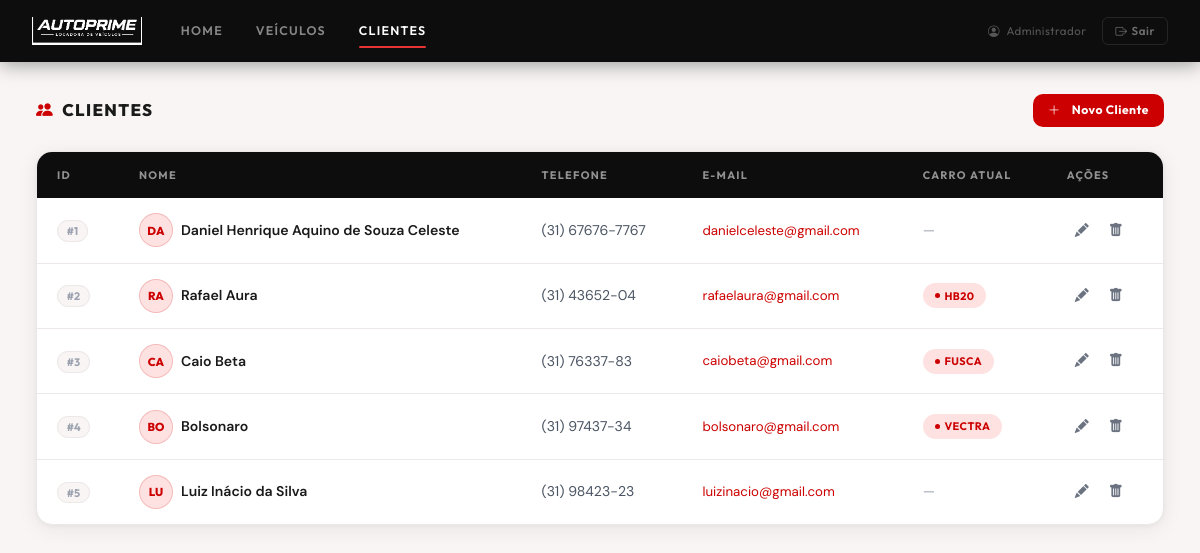
/clientes.php (signed in), run on the app's committed database.
### tables this page shows
CREATE TABLE IF NOT EXISTS clientes (
  id        INT AUTO_INCREMENT PRIMARY KEY,
  nome      VARCHAR(150) NOT NULL,
  telefone  VARCHAR(25)  DEFAULT NULL,
  email     VARCHAR(180) DEFAULT NULL,
  criado_em TIMESTAMP DEFAULT CURRENT_TIMESTAMP
);

CREATE TABLE IF NOT EXISTS veiculos (
  id             INT AUTO_INCREMENT PRIMARY KEY,
  modelo         VARCHAR(100) NOT NULL,
  ano            YEAR         NOT NULL,
  cor            VARCHAR(60)  NOT NULL,
  cor_hex        VARCHAR(7)   DEFAULT '#cccccc',
  placa          VARCHAR(10)  DEFAULT NULL,
  diaria         DECIMAL(10,2) DEFAULT 120.00,
  status         ENUM('disponivel','alugado','manutencao') NOT NULL DEFAULT 'disponivel',
  cliente_id     INT          DEFAULT NULL,
  data_inicio    DATE         DEFAULT NULL,
  data_devolucao DATE         DEFAULT NULL,
  criado_em      TIMESTAMP DEFAULT CURRENT_TIMESTAMP,
  CONSTRAINT fk_veiculo_cliente
    FOREIGN KEY (cliente_id) REFERENCES clientes(id)
    ON DELETE SET NULL ON UPDATE CASCADE
);

### clientes.php (the view, shortened to what this page needs)
<?php
require_once __DIR__ . '/includes/conexao.php';
require_once __DIR__ . '/includes/header.php';
$clientes = $pdo->query("
    SELECT c.*, v.modelo AS carro_atual
    FROM clientes c
    LEFT JOIN veiculos v ON v.cliente_id = c.id AND v.status = 'alugado'
    ORDER BY c.id ASC
")->fetchAll();
?>
<div class="ap-page">
  <div class="ap-section-header">
    <h1 class="ap-section-title">
      <i class="bi bi-people-fill me-2" style="color:var(--ap-red);"></i>Clientes
    </h1>
    <a href="novo_cliente.php" class="ap-btn ap-btn-red ap-btn-sm">
      <i class="bi bi-plus-lg me-1"></i>Novo Cliente
    </a>
  </div>
  <div class="ap-table-wrap">
    <table class="ap-table">
      <thead>
        <tr>
          <th>ID</th>
          <th>Nome</th>
          <th>Telefone</th>
          <th>E-mail</th>
          <th>Carro Atual</th>
          <th>Ações</th>
        </tr>
      </thead>
      <tbody>
        <?php if (empty($clientes)): ?>
          <tr><td colspan="6"><div class="ap-empty">Nenhum cliente cadastrado.</div></td></tr>
        <?php else: ?>
          <?php foreach ($clientes as $c): ?>
          <tr>
            <td><span class="ap-id-badge">#<?= $c['id'] ?></span></td>
            <td>
              <div class="d-flex align-items-center gap-2">
                <div class="ap-avatar"><?= strtoupper(mb_substr($c['nome'], 0, 2)) ?></div>
                <strong><?= htmlspecialchars($c['nome']) ?></strong>
              </div>
            </td>
            <td><?= htmlspecialchars($c['telefone'] ?? '—') ?></td>
            <td style="font-size:.83rem;">
              <?php if (!empty($c['email'])): ?>
                <a href="mailto:<?= htmlspecialchars($c['email']) ?>"
                   style="color:var(--ap-red);text-decoration:none;">
                  <?= htmlspecialchars($c['email']) ?>
                </a>
              <?php else: ?>
                <span style="color:var(--ap-gray-lt);">—</span>
              <?php endif; ?>
            </td>
            <td>
              <?php if ($c['carro_atual']): ?>
                <span class="ap-badge ap-badge-red"><?= htmlspecialchars($c['carro_atual']) ?></span>
              <?php else: ?>
                <span style="color:var(--ap-gray-lt);">—</span>
              <?php endif; ?>
            </td>
            <td>
              <div class="d-flex gap-1">
                <a href="editar_cliente.php?id=<?= $c['id'] ?>" class="ap-icon-btn edit" title="Editar">
                  <i class="bi bi-pencil-fill"></i>
                </a>
                <a href="clientes.php?deletar=<?= $c['id'] ?>"
                   class="ap-icon-btn del" title="Excluir"
                   onclick="return confirm('Excluir <?= htmlspecialchars(addslashes($c['nome'])) ?>?')">
                  <i class="bi bi-trash-fill"></i>
                </a>
              </div>
            </td>
          </tr>
          <?php endforeach; ?>
        <?php endif; ?>
      </tbody>
    </table>
  </div>
</div>
<?php require_once __DIR__ . '/includes/footer.php'; ?>

### assets/css/autoprime.css (style rules this page uses)
:root { --ap-red: #cc0000; --ap-red-dark: #990000; --ap-red-light: #e63333; --ap-red-soft: rgba(204,0,0,.08); --ap-red-mid: rgba(204,0,0,.18); --ap-black: #0d0d0d; --ap-dark: #1a1a1a; --ap-gray: #6b7280; --ap-gray-lt: #9ca3af; --ap-border: #ede8e8; --ap-bg: #f9f5f5; --ap-bg-soft: #fdf9f9; --ap-white: #ffffff; --ap-green: #16a34a; --ap-amber: #d97706; --ap-radius: 10px; --ap-radius-lg: 16px; --ap-shadow: 0 4px 20px rgba(0,0,0,.07), 0 1px 4px rgba(0,0,0,.04); --ap-shadow-lg: 0 12px 40px rgba(0,0,0,.12); }
*, *::before, *::after { box-sizing: border-box; }
html { scroll-behavior: smooth; }
body { font-family: 'DM Sans', sans-serif; background: var(--ap-bg); color: var(--ap-dark); min-height: 100vh; }
h1,h2,h3,h4,h5,h6 { font-family: 'Outfit', sans-serif; }
.ap-btn { display: inline-flex; align-items: center; justify-content: center; gap: .45rem; padding: .72rem 1.4rem; border-radius: var(--ap-radius); font-family: 'Outfit', sans-serif; font-size: .82rem; font-weight: 700; letter-spacing: .04em; cursor: pointer; border: none; text-decoration: none; transition: all .2s; white-space: nowrap; }
.ap-btn-red { background: var(--ap-red); color: #fff; }
.ap-btn-sm { padding: .45rem .95rem; font-size: .76rem; }
.ap-icon-btn { background: none; border: none; color: var(--ap-gray); padding: .4rem .5rem; border-radius: 6px; cursor: pointer; transition: all .2s; text-decoration: none; display: inline-flex; align-items: center; }
.ap-page { padding: 2rem 2.25rem; max-width: 1280px; margin: 0 auto; }
.ap-section-header { display: flex; align-items: center; justify-content: space-between; margin-bottom: 1.5rem; }
.ap-section-title { font-family: 'Outfit', sans-serif; font-size: 1.05rem; font-weight: 800; letter-spacing: .08em; text-transform: uppercase; color: var(--ap-dark); margin: 0; }
.ap-table-wrap { background: var(--ap-white); border-radius: var(--ap-radius-lg); border: 1.5px solid var(--ap-border); box-shadow: var(--ap-shadow); overflow: hidden; }
.ap-table { width: 100%; border-collapse: collapse; }
.ap-table thead tr { background: var(--ap-black); }
.ap-table thead th { padding: .95rem 1.25rem; font-family: 'Outfit', sans-serif; font-size: .68rem; font-weight: 700; letter-spacing: .12em; text-transform: uppercase; color: rgba(255,255,255,.55); text-align: left; }
.ap-table tbody tr { border-bottom: 1px solid var(--ap-border); transition: background .15s; }
.ap-table tbody tr:last-child { border-bottom: none; }
.ap-table td { padding: .95rem 1.25rem; font-size: .88rem; color: #4b5563; vertical-align: middle; }
.ap-table td strong { font-weight: 600; color: var(--ap-dark); }
.ap-id-badge { font-family: 'Outfit', sans-serif; font-size: .68rem; font-weight: 700; color: var(--ap-gray-lt); background: var(--ap-bg); padding: .18rem .55rem; border-radius: 99px; border: 1px solid var(--ap-border); }
.ap-badge { display: inline-flex; align-items: center; gap: .3rem; padding: .28rem .75rem; border-radius: 99px; font-family: 'Outfit', sans-serif; font-size: .68rem; font-weight: 700; letter-spacing: .04em; text-transform: uppercase; }
.ap-badge::before { content: ''; width: 5px; height: 5px; border-radius: 50%; background: currentColor; }
.ap-badge-red { background: #fee2e2; color: var(--ap-red); }
.ap-avatar { width: 34px; height: 34px; border-radius: 50%; background: #fee2e2; color: var(--ap-red); border: 1.5px solid var(--ap-red-mid); display: flex; align-items: center; justify-content: center; font-family: 'Outfit', sans-serif; font-weight: 800; font-size: .72rem; flex-shrink: 0; }

### data on the page
clientes: id "1", nome "DA", nome "Daniel Henrique Aquino de Souza Celeste", telefone "(31) 67676-7767", email "danielceleste@gmail.com"
veiculos: cliente "2", cliente.nome "RA", cliente.nome "Rafael Aura", cliente.telefone "(31) 43652-04", cliente.email "rafaelaura@gmail.com", modelo "HB20"
veiculos: cliente "3", cliente.nome "CA", cliente.nome "Caio Beta", cliente.telefone "(31) 76337-83", cliente.email "caiobeta@gmail.com", modelo "FUSCA"
veiculos: cliente "4", cliente.nome "BO", cliente.nome "Bolsonaro", cliente.telefone "(31) 97437-34", cliente.email "bolsonaro@gmail.com", modelo "VECTRA"
clientes: id "5", nome "LU", nome "Luiz Inácio da Silva", telefone "(31) 98423-23", email "luizinacio@gmail.com"

### other printed values
$_SESSION['usuario_nome'] "Administrador"
